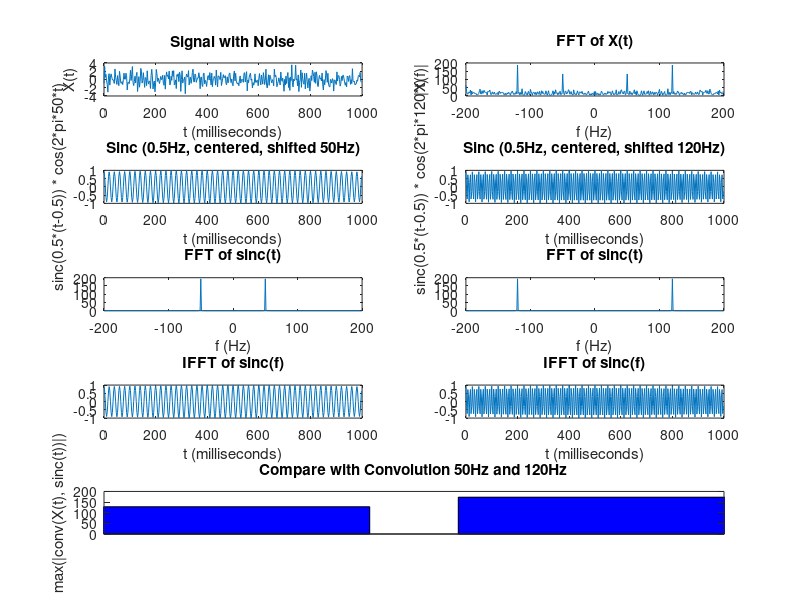

Recreate this plot in MATLAB. (Note: this script raises an error after producing the figure.)
close all;
clear;
clc;

Fs = 400;       % Sampling frequency
T = 1/Fs;       % Sampling period
L = 400;        % Length of signal
t = (0:L-1)*T;  % Time vector

width = 0.5;
freq1 = 50;
freq2 = 120;
amp1 = 0.7;
amp2 = 0.9;

S = amp1*sin(2*pi*freq1*t)+amp2*sin(2*pi*freq2*t);
X = S+randn(size(t));
figure('units','normalized','outerposition',[0 0 1 1]);
subplot(5,2,1);
plot(1000*t,X);
title('Signal with Noise');
xlabel('t (milliseconds)');
ylabel('X(t)');

Y = fftshift(fft(X,L));
fY = (-numel(Y)/2:numel(Y)/2-1);
subplot(5,2,2);
plot(fY, abs(Y));
title('FFT of X(t)');
xlabel('f (Hz)');
ylabel('|X(f)|');

A1 = sinc(width*(t-0.5)) .* cos(2*pi*freq1*t);
subplot(5,2,3);
plot(1000*t,A1);
title(sprintf('Sinc (%.1fHz, centered, shifted %dHz)',width,freq1));
xlabel('t (milliseconds)');
ylabel(sprintf('sinc(%.1f*(t-0.5)) * cos(2*pi*%d*t)',width,freq1));

A2 = sinc(width*(t-0.5)) .* cos(2*pi*freq2*t);
subplot(5,2,4);
plot(1000*t,A2);
title(sprintf('Sinc (%.1fHz, centered, shifted %dHz)',width,freq2));
xlabel('t (milliseconds)');
ylabel(sprintf('sinc(%.1f*(t-0.5)) * cos(2*pi*%d*t)',width,freq2));

B1 = fftshift(fft(A1,L));
fB1 = (-numel(B1)/2:numel(B1)/2-1);
subplot(5,2,5);
plot(fB1, abs(B1));
title('FFT of sinc(t)');
xlabel('f (Hz)');

B2 = fftshift(fft(A2,L));
fB2 = (-numel(B2)/2:numel(B2)/2-1);
subplot(5,2,6);
plot(fB2, abs(B2));
title('FFT of sinc(t)');
xlabel('f (Hz)');

C1 = ifft(ifftshift(B1),L);
subplot(5,2,7);
plot(1000*t,C1);
title('IFFT of sinc(f)');
xlabel('t (milliseconds)');

C2 = ifft(ifftshift(B2),L);
subplot(5,2,8);
plot(1000*t,C2);
title('IFFT of sinc(f)');
xlabel('t (milliseconds)');

D1 = conv(X,C1);
D2 = conv(X,C2);
E1 = [max(abs(D1)) max(abs(D2))];
E2 = [E1 ; E1*0];
subplot(5,1,5);
b = bar(E2, 'FaceColor', [0 0 1]);
title(sprintf('Compare with Convolution %dHz and %dHz',freq1,freq2));
ylabel('max(|conv(X(t), sinc(t))|)');
xlim([0.72 1.28]);
set(gca, 'XTick', []);
if max(abs(D1)) > max(abs(D2))
    b(1).LineWidth = 2;
    b(1).EdgeColor = 'red';
else
    b(2).LineWidth = 2;
    b(2).EdgeColor = 'red';
end
